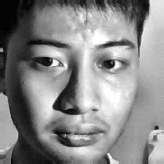
#> input picture data/faces/ORB/24WMR08872/ref.png, 164 x 164 px, given in place of the camera
$ jupyter execute --allow-errors LBPH.ipynb   (older library calls are emulated)
#> lines starting #> are read from the running program, lines starting #| are printed output that depends on the picture; after the words box and inside, x2 and y2 are one past the last pixel; in counts of white or black regions, pixels touching at a corner belong together
[cell 1]
# LBPH Webcam Enroll + Verify (Notebook) — with Mask + Threshold Tuning
# --------------------------------------------------------------------
# Requirements: pip install opencv-contrib-python
# How to use (after running this cell): in a new cell, call: run_app()
#
# Keys in the camera window:
#   E : Enroll mode (press S to capture; aim for ~10 shots)
#   S : Save one enrollment shot (only in Enroll mode)
#   V : Verify mode (live)
#   P : Record POS distance (authorized person in frame)
#   N : Record NEG distance (other person in frame)
#   C : Compute & apply suggested threshold τ* (EER-like)
#   K : Save collected distances -> pos_dists.npy / neg_dists.npy
#   T : Toggle small-face mode (detect smaller/farther faces)
#   + / - : Increase / Decrease threshold τ
#   W : Write model to lbph_model.xml
#   R : Read model from lbph_model.xml
#   Q : Quit

import cv2, numpy as np, os

# -------- Configuration --------
N_ENROLL        = 10                  # number of enrollment shots
FACE_SIZE       = (112, 112)         # aligned crop size
THRESH_INIT     = 60.0               # starting LBPH distance threshold
GRID_XY         = (8, 8)             # LBPH grid (x, y)

# Quality gates
MIN_FACE_PX     = 100
BLUR_VAR_MIN    = 80.0
BRIGHT_MINMAX   = (40, 210)

# Haar (default) detection params
HAAR_SCALE      = 1.20
HAAR_NEIGHBORS  = 5
HAAR_MINSIZE    = MIN_FACE_PX
UPSCALE         = 1.0

# Haar "small-face mode" (more sensitive; detects smaller/farther faces)
SMALL_HAAR_SCALE     = 1.05
SMALL_HAAR_NEIGHBORS = 3
SMALL_HAAR_MINSIZE   = 40
SMALL_UPSCALE        = 1.5

# Paths
MODEL_PATH      = "lbph_model.xml"
POS_PATH        = "pos_dists.npy"
NEG_PATH        = "neg_dists.npy"

# -------- Sanity check for opencv-contrib --------
def _check_contrib():
    if not hasattr(cv2, "face"):
        raise ImportError("cv2.face not found. Install with: pip install opencv-contrib-python")

# -------- Utilities --------
def _laplacian_var(img_gray):
    return cv2.Laplacian(img_gray, cv2.CV_64F).var()

# [22 lines left out: functions _quality_ok, _apply_ellipse_mask, _preprocess, not called in this run]

def _detect_largest_face(gray, cascade, scaleFactor, minNeighbors, minSize, upscale=1.0):
    # Optional upsample for detection (helps with small/distant faces)
    if upscale != 1.0:
        gray_up = cv2.resize(gray, None, fx=upscale, fy=upscale, interpolation=cv2.INTER_LINEAR)
    else:
        gray_up = gray

    faces = cascade.detectMultiScale(
        gray_up,
        scaleFactor=scaleFactor,
        minNeighbors=minNeighbors,
        flags=cv2.CASCADE_SCALE_IMAGE,
        minSize=(minSize, minSize)
    )
    if len(faces) == 0:
        return None

    x, y, w, h = max(faces, key=lambda b: b[2] * b[3])

    # Map coords back if upscaled
    if upscale != 1.0:
        x = int(x / upscale); y = int(y / upscale)
        w = int(w / upscale); h = int(h / upscale)
    return (x, y, w, h)

def _put_text_block(frame, lines, org=(10, 26)):
    x, y = org
    for i, txt in enumerate(lines):
        cv2.putText(frame, txt, (x, y + 24 * i), cv2.FONT_HERSHEY_SIMPLEX, 0.7, (0, 0, 0), 3, cv2.LINE_AA)
        cv2.putText(frame, txt, (x, y + 24 * i), cv2.FONT_HERSHEY_SIMPLEX, 0.7, (255, 255, 255), 1, cv2.LINE_AA)

# -------- Threshold suggestion (EER-like) --------
# [28 lines left out: function _suggest_threshold, not called in this run]

# -------- App --------
def run_app():
    """
    Webcam app:
      E: Enroll (S to capture shots)
      V: Verify
      P: Record POS distance (authorized person)
      N: Record NEG distance (other person)
      C: Compute/apply suggested τ*
      K: Save distances -> pos_dists.npy / neg_dists.npy
      T: Toggle small-face mode
      + / - : Adjust τ manually
      W: Save model  (lbph_model.xml)
      R: Load model  (lbph_model.xml)
      Q: Quit
    """
    _check_contrib()

    face_cascade = cv2.CascadeClassifier(cv2.data.haarcascades + "haarcascade_frontalface_default.xml")
    if face_cascade.empty():
        raise RuntimeError("Failed to load Haar cascade.")

    model = cv2.face.LBPHFaceRecognizer_create(radius=1, neighbors=8, grid_x=GRID_XY[0], grid_y=GRID_XY[1])

    # State
    enrolled_imgs, labels = [], []
    trained = False
    mode = "idle"
    tau = float(THRESH_INIT)
    small_mode = False
    info = "E,S,V,P,N,C,K,T,+,-,W,R,Q"

    # Tuning buffers
    pos_dists, neg_dists = [], []
    last_dist = None
    last_suggest = None  # (t, fnr, far)

    # Detection params (current)
    cur_scale, cur_neighbors, cur_minsize, cur_upscale = HAAR_SCALE, HAAR_NEIGHBORS, HAAR_MINSIZE, UPSCALE

    cap = cv2.VideoCapture(0)
    if not cap.isOpened():
        raise RuntimeError("❌ Could not open camera.")

    print("Controls: E=enroll, S=save, V=verify, P/N add samples, C suggest τ, K save dists, T small-face, +/- τ, W/R save/load, Q quit")

    while True:
        ok, frame = cap.read()
#> frame is the input picture: shape (164, 164, 3); min 2, max 255, mean 136.5
        if not ok:
            print("❌ Camera read failed.")
            break
        frame = cv2.flip(frame, 1)
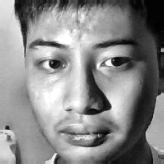
#> frame: shape (164, 164, 3); min 2, max 255, mean 136.5
        gray = cv2.cvtColor(frame, cv2.COLOR_BGR2GRAY)

        face_box = _detect_largest_face(gray, face_cascade, cur_scale, cur_neighbors, cur_minsize, cur_upscale)
#> in _detect_largest_face, `faces = cascade.detectMultiScale( gray_up, scaleFactor=scaleFactor, mi..`: faces = [[12, 8, 141, 141]]
#> in _detect_largest_face, `x, y, w, h = max(faces, key=lambda b: b[2] * b[3])`: x = 12; y = 8; w = 141
#> face_box = (12, 8, 141, 141)
        if face_box is not None:
            x, y, w, h = face_box
#> x = 12; y = 8; w = 141; h = 141
            cv2.rectangle(frame, (x, y), (x + w, y + h), (0, 180, 255), 2)
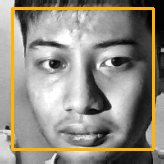
#> frame: shape (164, 164, 3); 6.28% of pixels changed, all inside (x1, y1, x2, y2) = (11, 7, 155, 151)

        header = [
            f"Mode: {mode.upper()}   τ={tau:.1f}   Small-face: {'ON' if small_mode else 'OFF'}",
            "Keys: " + info
        ]
        _put_text_block(frame, header, org=(10, 26))
#> after the loop in _put_text_block, `for i, txt in enumerate(lines):`:
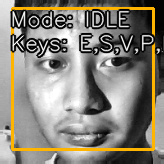
#> frame: shape (164, 164, 3); 15.43% of pixels changed, all inside (x1, y1, x2, y2) = (10, 8, 164, 59)

        tune_lines = [f"POS:{len(pos_dists)}  NEG:{len(neg_dists)}"]
        if last_suggest is not None:
            t, fnr, far = last_suggest
            tune_lines.append(f"τ*={t:.1f} (FNR={fnr:.2f}, FAR={far:.2f})")
        _put_text_block(frame, tune_lines, org=(10, 75))
#> call 2 of _put_text_block, with org = (10, 75)
#> after the loop in _put_text_block (call 2), `for i, txt in enumerate(lines):`:
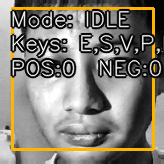
#> frame: shape (164, 164, 3); 8.7% of pixels changed, all inside (x1, y1, x2, y2) = (10, 57, 164, 79)

        if mode == "enroll":
            _put_text_block(frame, [f"ENROLL: Press S to capture   {len(enrolled_imgs)}/{N_ENROLL}"], org=(10, 110))

        elif mode == "verify" and trained and face_box is not None:
            x, y, w, h = face_box
            roi = gray[y:y + h, x:x + w]
            probe = _preprocess(roi)
            label, dist = model.predict(probe)  # lower = more similar
            last_dist = float(dist)
            verdict = (label == 0) and (dist <= tau)
            tag = f"{'ACCEPT' if verdict else 'REJECT'}  dist={dist:.1f}"
            color = (0, 200, 0) if verdict else (0, 0, 255)
            cv2.putText(frame, tag, (x, max(0, y - 10)), cv2.FONT_HERSHEY_SIMPLEX, 0.9, color, 2, cv2.LINE_AA)
        elif mode == "verify" and not trained:
            _put_text_block(frame, ["Model not trained/loaded. E to enroll or R to load."], org=(10, 110))

        cv2.imshow("LBPH 1:1 Verify (Haar, Mask, Tuning)", frame)
        k = cv2.waitKey(1) & 0xFF
#> (key q is pressed here)

        if k == ord('q'):
            break

        elif k == ord('e'):
            enrolled_imgs.clear(); labels.clear()
            trained = False
            mode = "enroll"
            info = "Enrollment: Press S to capture each shot."

        elif k == ord('s') and mode == "enroll":
            if face_box is None:
                info = "No face detected. Move closer/lighting."
                continue
            x, y, w, h = face_box
            roi = gray[y:y + h, x:x + w]
            okq, blur, meanb = _quality_ok(roi)
            if not okq:
                info = f"Shot rejected (blur={blur:.0f}, mean={meanb:.0f}). Try again."
                continue
            enrolled_imgs.append(_preprocess(roi)); labels.append(0)
            if len(enrolled_imgs) >= N_ENROLL:
                model.train(enrolled_imgs, np.array(labels))
                trained = True
                mode = "verify"
                info = f"Training complete ({len(enrolled_imgs)} shots). Switched to VERIFY."
            else:
                info = f"Captured {len(enrolled_imgs)}/{N_ENROLL}"

        elif k == ord('v'):
            mode = "verify"; info = "Verify mode."

        elif k == ord('w'):
            if trained:
                model.write(MODEL_PATH)
                info = f"Model saved to {MODEL_PATH}"
            else:
                info = "Nothing to save yet."

        elif k == ord('r'):
            if os.path.exists(MODEL_PATH):
                model.read(MODEL_PATH)
                trained = True
                mode = "verify"
                info = f"Model loaded from {MODEL_PATH}. Verify mode."
            else:
                info = f"No {MODEL_PATH} found."

        elif k == ord('t'):
            small_mode = not small_mode
            if small_mode:
                cur_scale, cur_neighbors, cur_minsize, cur_upscale = (
                    SMALL_HAAR_SCALE, SMALL_HAAR_NEIGHBORS, SMALL_HAAR_MINSIZE, SMALL_UPSCALE
                )
                info = "Small-face mode ON (more sensitive)."
            else:
                cur_scale, cur_neighbors, cur_minsize, cur_upscale = (
                    HAAR_SCALE, HAAR_NEIGHBORS, HAAR_MINSIZE, UPSCALE
                )
                info = "Small-face mode OFF."

        elif k == ord('+') or k == ord('='):
            tau += 2.0; info = f"τ -> {tau:.1f}"

        elif k == ord('-') or k == ord('_'):
            tau = max(2.0, tau - 2.0); info = f"τ -> {tau:.1f}"

        # --- Threshold tuning: record/apply ---
        elif k == ord('p'):  # record positive distance
            if mode == "verify" and last_dist is not None:
                pos_dists.append(last_dist)
                info = f"POS recorded: {last_dist:.1f}  (total {len(pos_dists)})"
            else:
                info = "Switch to VERIFY and ensure face is detected."

        elif k == ord('n'):  # record negative distance
            if mode == "verify" and last_dist is not None:
                neg_dists.append(last_dist)
                info = f"NEG recorded: {last_dist:.1f}  (total {len(neg_dists)})"
            else:
                info = "Switch to VERIFY and ensure face is detected."

        elif k == ord('c'):  # compute suggestion
            if len(pos_dists) >= 3 and len(neg_dists) >= 3:
                t, fnr, far = _suggest_threshold(pos_dists, neg_dists)
                if t is not None:
                    tau = t
                    last_suggest = (t, fnr, far)
                    info = f"τ*={t:.1f} applied (FNR={fnr:.2f}, FAR={far:.2f})."
                else:
                    info = "Not enough data to suggest τ."
            else:
                info = "Need ≥3 POS and ≥3 NEG samples to suggest τ."

        elif k == ord('k'):  # save distances
            if len(pos_dists):
                np.save(POS_PATH, np.array(pos_dists, dtype=float))
            if len(neg_dists):
                np.save(NEG_PATH, np.array(neg_dists, dtype=float))
            info = f"Saved -> {POS_PATH if len(pos_dists) else ''} {NEG_PATH if len(neg_dists) else ''}"

    cap.release()
    cv2.destroyAllWindows()

# In a new cell, call:
# run_app()
